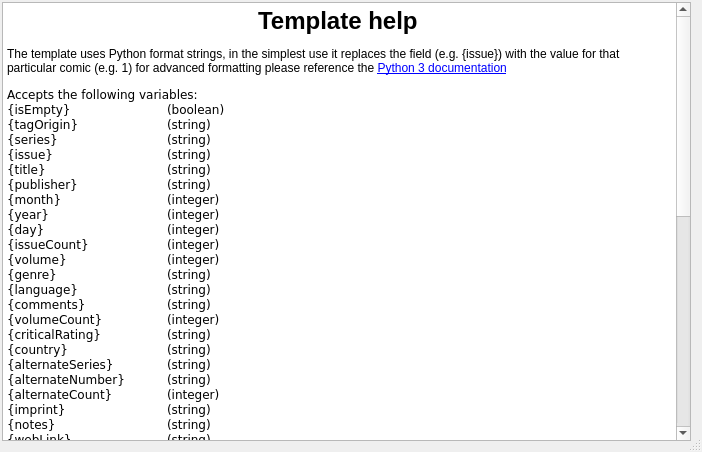
<?xml version="1.0" encoding="UTF-8"?>
<ui version="4.0">
 <class>Dialog</class>
 <widget class="QDialog" name="Dialog">
  <property name="geometry">
   <rect>
    <x>0</x>
    <y>0</y>
    <width>702</width>
    <height>452</height>
   </rect>
  </property>
  <property name="windowTitle">
   <string>Template Help</string>
  </property>
  <property name="sizeGripEnabled">
   <bool>true</bool>
  </property>
  <layout class="QVBoxLayout" name="verticalLayout">
   <property name="spacing">
    <number>0</number>
   </property>
   <property name="leftMargin">
    <number>2</number>
   </property>
   <property name="topMargin">
    <number>2</number>
   </property>
   <item>
    <widget class="QTextBrowser" name="textBrowser">
     <property name="html">
      <string>&lt;html&gt;
	&lt;head/&gt;
	&lt;body&gt;
		&lt;h1 style=&quot;text-align: center&quot;&gt;Template help&lt;/h1&gt;
		&lt;p&gt;The template uses Python format strings, in the simplest use it replaces the field (e.g. {issue}) with the value for that particular comic (e.g. 1) for advanced formatting please reference the

			&lt;a href=&quot;https://docs.python.org/3/library/string.html#format-string-syntax&quot;&gt;Python 3 documentation&lt;/a&gt;&lt;/p&gt;
		&lt;pre&gt;Accepts the following variables:
{isEmpty}&#009;&#009;(boolean)
{tagOrigin}&#009;&#009;(string)
{series}&#009;&#009;(string)
{issue}&#009;&#009;(string)
{title}&#009;&#009;(string)
{publisher}&#009;&#009;(string)
{month}&#009;&#009;(integer)
{year}&#009;&#009;(integer)
{day}&#009;&#009;(integer)
{issueCount}&#009;(integer)
{volume}&#009;&#009;(integer)
{genre}&#009;&#009;(string)
{language}&#009;&#009;(string)
{comments}&#009;&#009;(string)
{volumeCount}&#009;(integer)
{criticalRating}&#009;(string)
{country}&#009;&#009;(string)
{alternateSeries}&#009;(string)
{alternateNumber}&#009;(string)
{alternateCount}&#009;(integer)
{imprint}&#009;&#009;(string)
{notes}&#009;&#009;(string)
{webLink}&#009;&#009;(string)
{format}&#009;&#009;(string)
{manga}&#009;&#009;(string)
{blackAndWhite}&#009;(boolean)
{pageCount}&#009;&#009;(integer)
{maturityRating}&#009;(string)
{storyArc}&#009;&#009;(string)
{seriesGroup}&#009;(string)
{scanInfo}&#009;&#009;(string)
{characters}&#009;(string)
{teams}&#009;&#009;(string)
{locations}&#009;&#009;(string)
{credits}&#009;&#009;(list of dict({&apos;role&apos;: &apos;str&apos;, &apos;person&apos;: &apos;str&apos;, &apos;primary&apos;: boolean}))
{tags}&#009;&#009;(list of str)
{pages}&#009;&#009;(list of dict({&apos;Image&apos;: &apos;str(int)&apos;, &apos;Type&apos;: &apos;str&apos;}))

CoMet-only items:
{price}&#009;&#009;(float)
{isVersionOf}&#009;(string)
{rights}&#009;&#009;(string)
{identifier}&#009;(string)
{lastMark}&#009;&#009;(string)
{coverImage}&#009;(string)

Examples:

{series} {issue} ({year})
Spider-Geddon 1 (2018)

{series} #{issue} - {title}
Spider-Geddon #1 - New Players; Check In
&lt;/pre&gt;
	&lt;/body&gt;
&lt;/html&gt;</string>
     </property>
     <property name="openExternalLinks">
      <bool>true</bool>
     </property>
    </widget>
   </item>
  </layout>
 </widget>
 <resources/>
 <connections/>
</ui>
